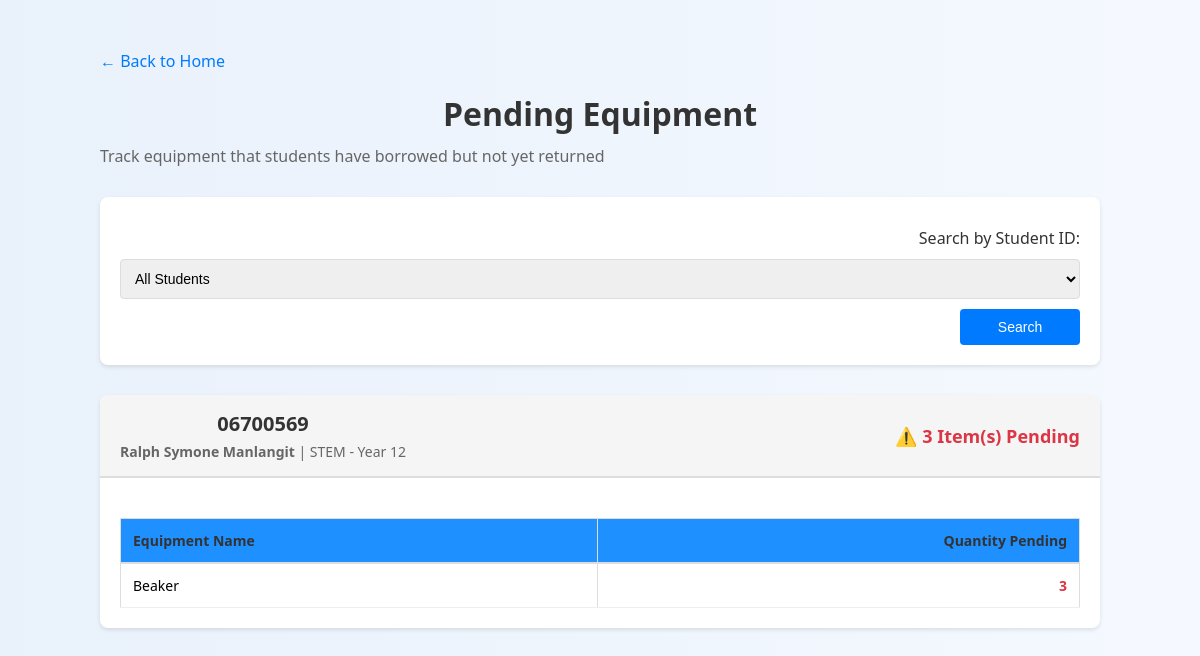
/pending_equipment, run on the app's committed database.
### tables this page shows
CREATE TABLE students (
            student_id TEXT PRIMARY KEY,
            name TEXT NOT NULL,
            course TEXT,
            year_level INTEGER, student_type TEXT DEFAULT 'college');

### CV-app/app.py (the view)
@app.route('/pending_equipment', methods=['GET', 'POST'])
def pending_equipment():
    pending_data = []
    search_student_id = request.form.get('student_id', '').strip() if request.method == 'POST' else ''
    conn = sqlite3.connect("database.db")
    c = conn.cursor()
    if search_student_id:
        c.execute("SELECT name, course, year_level FROM students WHERE student_id=?", (search_student_id,))
        student = c.fetchone()
        if student:
            pending_items = get_pending_equipment(search_student_id)
            if pending_items:
                pending_data.append({
                    'student_id': search_student_id,
                    'student_name': student[0],
                    'course': student[1],
                    'year_level': student[2],
                    'pending_items': pending_items,
                    'total_pending': sum(qty for _, qty in pending_items)
                })
        else:
            flash("Student not found.")
    else:
        c.execute("SELECT student_id FROM students ORDER BY student_id ASC")
        students = c.fetchall()
        for (student_id,) in students:
            pending_items = get_pending_equipment(student_id)
            if pending_items:
                c.execute("SELECT name, course, year_level FROM students WHERE student_id=?", (student_id,))
                student = c.fetchone()
                if student:
                    pending_data.append({
                        'student_id': student_id,
                        'student_name': student[0],
                        'course': student[1],
                        'year_level': student[2],
                        'pending_items': pending_items,
                        'total_pending': sum(qty for _, qty in pending_items)
                    })
    c.execute("SELECT student_id, name FROM students ORDER BY student_id ASC")
    all_students = c.fetchall()
    conn.close()
    return render_template('pending_equipment.html',
                         pending_data=pending_data,
                         all_students=all_students,
                         search_student_id=search_student_id)

### CV-app/app.py (called while the page is built)
def get_pending_equipment(student_id):
    conn = sqlite3.connect("database.db")
    c = conn.cursor()
    c.execute("""
        SELECT equipment_name, SUM(CASE WHEN action='borrow' THEN quantity ELSE -quantity END) as pending
        FROM equipment_log
        WHERE student_id=?
        GROUP BY equipment_name
        HAVING pending > 0
        ORDER BY equipment_name ASC
    """, (student_id,))
    pending = c.fetchall()
    conn.close()
    return pending

### CV-app/templates/pending_equipment.html (shortened to what this page needs)
<!DOCTYPE html>
<html>
<head>
    <link rel="stylesheet" href="{{ url_for('static', filename='style.css') }}">
</head>
<body>
    <div class="pending-container">
        <a href="{{ url_for('home') }}" class="back-link">← Back to Home</a>
        <div class="pending-header">
            <h1>Pending Equipment</h1>
            <p>Track equipment that students have borrowed but not yet returned</p>
        </div>
        <div class="search-section">
            <form method="POST" action="{{ url_for('pending_equipment') }}" class="search-form">
                <label for="student_id">Search by Student ID:</label>
                <select name="student_id" id="student_id">
                    <option value="">All Students</option>
                </select>
                <button type="submit" class="btn btn-primary">Search</button>
            </form>
        </div>
        {% if pending_data %}
            {% for student in pending_data %}
            <div class="student-card">
                <div class="student-header">
                    <div class="student-info">
                        <div class="student-details">
                            <h2>{{ student.student_id }}</h2>
                            <div class="student-meta">
                                <strong>{{ student.student_name }}</strong> |
                                {{ student.course }} - Year {{ student.year_level }}
                            </div>
                        </div>
                        <div class="total-pending">
                            ⚠️ {{ student.total_pending }} Item(s) Pending
                        </div>
                    </div>
                </div>
                <div class="student-body">
                    <table class="pending-table">
                        <thead>
                            <tr>
                                <th>Equipment Name</th>
                                <th style="text-align: right;">Quantity Pending</th>
                            </tr>
                        </thead>
                        <tbody>
                            {% for equipment_name, qty in student.pending_items %}
                            <tr>
                                <td>{{ equipment_name }}</td>
                                <td style="text-align: right;" class="pending-quantity">{{ qty }}</td>
                            </tr>
                            {% endfor %}
                        </tbody>
                    </table>
                </div>
            </div>
            {% endfor %}
        {% else %}
            <div class="no-pending">
                <h2>✓ No Pending Equipment</h2>
                <p>All students have returned their borrowed equipment!</p>
            </div>
        {% endif %}
    </div>
</body>
</html>

### CV-app/static/style.css (style rules this page uses)
body { font-family: 'Segoe UI', Tahoma, Geneva, Verdana, sans-serif; background: linear-gradient(to right, #e9f1fb, #f5f9ff); margin: 0; padding: 0; }
h1, h2 { color: #1f3b73; text-align: center; margin-bottom: 15px; }
form { display: flex; flex-direction: column; gap: 12px; margin-top: 10px; }
label { font-weight: 600; color: #333; }
input[type="text"], input[type="number"], textarea, select { padding: 10px; border: 1px solid #ccc; border-radius: 6px; font-size: 16px; width: 100%; box-sizing: border-box; }
button, input[type="submit"] { background-color: #1e90ff; color: white; padding: 10px 16px; border: none; border-radius: 6px; font-size: 16px; cursor: pointer; transition: background-color 0.25s ease; }
table { width: 100%; border-collapse: collapse; margin-top: 20px; }
table th, table td { padding: 10px 12px; text-align: left; border: 1px solid #ddd; }
table th { background-color: #1e90ff; color: white; }
button { min-width: 120px; }
h2 { margin-top: 30px; text-align: center; }

### CV-app/templates/pending_equipment.html (style rules this page uses)
.pending-container { max-width: 1000px; margin: 30px auto; padding: 20px; }
.pending-header { margin-bottom: 30px; }
.pending-header h1 { font-size: 32px; color: #333; margin: 0 0 10px 0; }
.pending-header p { color: #666; margin: 0; }
.search-section { background: white; padding: 20px; border-radius: 8px; box-shadow: 0 2px 4px rgba(0,0,0,0.1); margin-bottom: 30px; }
.search-form { display: flex; gap: 10px; align-items: flex-end; }
.search-form label { font-weight: 500; color: #333; }
.search-form select { padding: 10px; border: 1px solid #ddd; border-radius: 4px; font-size: 14px; flex: 1; }
.btn { padding: 10px 20px; border: none; border-radius: 4px; cursor: pointer; font-size: 14px; font-weight: 500; text-decoration: none; }
.btn-primary { background: #007bff; color: white; }
.student-card { background: white; border-radius: 8px; box-shadow: 0 2px 4px rgba(0,0,0,0.1); margin-bottom: 20px; overflow: hidden; }
.student-header { background: #f5f5f5; padding: 15px 20px; border-bottom: 2px solid #ddd; }
.student-info { display: flex; justify-content: space-between; align-items: center; }
.student-details h2 { margin: 0 0 5px 0; color: #333; font-size: 20px; }
.student-meta { font-size: 14px; color: #666; }
.total-pending { font-size: 18px; font-weight: bold; color: #dc3545; }
.student-body { padding: 20px; }
.pending-table { width: 100%; border-collapse: collapse; }
.pending-table thead { background: #f5f5f5; border-bottom: 2px solid #ddd; }
.pending-table th { padding: 12px; text-align: left; font-weight: 600; color: #333; font-size: 14px; }
.pending-table td { padding: 12px; border-bottom: 1px solid #eee; font-size: 14px; }
.pending-quantity { font-weight: bold; color: #dc3545; font-size: 16px; }
.back-link { display: inline-block; color: #007bff; text-decoration: none; margin-bottom: 20px; font-weight: 500; }

### data on the page
students: student_id "06700569", student_name "Ralph Symone Manlangit", course "STEM"

### other printed values
{{ student.year_level }} "12"
{{ student.total_pending }} "3"
{{ equipment_name }} "Beaker"
{{ qty }} "3"
